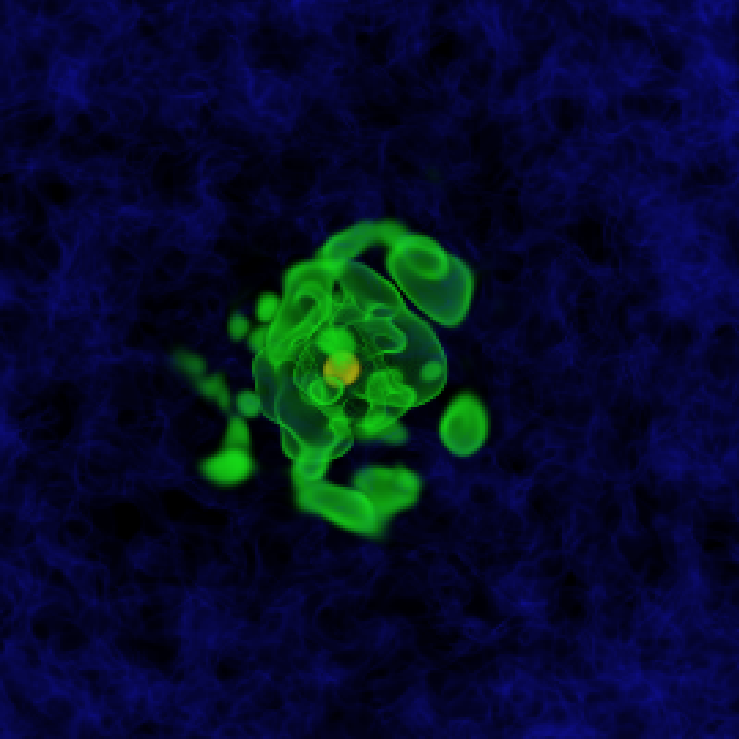

The Python source for this figure:
import numpy as np
import matplotlib.pyplot as plt
import h5py as h5
from scipy.interpolate import interpn
import time

"""
Create Your Own Volume Rendering (With Python)
Philip Mocz (2020) Princeton Univeristy, @PMocz

Simulate the Schrodinger-Poisson system with the Spectral method
"""

def transferFunction(x):
	
	r = 1.0*np.exp( -(x - 9.0)**2/1.0 ) +  0.1*np.exp( -(x - 3.0)**2/0.1 ) +  0.1*np.exp( -(x - -3.0)**2/0.5 )
	g = 1.0*np.exp( -(x - 9.0)**2/1.0 ) +  1.0*np.exp( -(x - 3.0)**2/0.1 ) +  0.1*np.exp( -(x - -3.0)**2/0.5 )
	b = 0.1*np.exp( -(x - 9.0)**2/1.0 ) +  0.1*np.exp( -(x - 3.0)**2/0.1 ) +  1.0*np.exp( -(x - -3.0)**2/0.5 )
	a = 0.6*np.exp( -(x - 9.0)**2/1.0 ) +  0.1*np.exp( -(x - 3.0)**2/0.1 ) + 0.01*np.exp( -(x - -3.0)**2/0.5 )
	
	return r,g,b,a


def main():
	""" Volume Rendering """
	
	# Load Datacube
	f = h5.File('datacube.hdf5', 'r')
	datacube = np.array(f['density'])
	
	# Datacube Grid
	Nx, Ny, Nz = datacube.shape
	x = np.linspace(-Nx/2, Nx/2, Nx)
	y = np.linspace(-Ny/2, Ny/2, Ny)
	z = np.linspace(-Nz/2, Nz/2, Nz)
	points = (x, y, z)
	
	t0 = time.time()
	
	# Do Volume Rendering at Different Veiwing Angles
	Nangles = 10
	for i in range(Nangles):
		
		print('Rendering Scene ' + str(i+1) + ' of ' + str(Nangles) + '.\n')
	
		# Camera Grid / Query Points -- rotate camera view
		angle = np.pi/2 * i / Nangles
		N = 180
		c = np.linspace(-N/2, N/2, N)
		qx, qy, qz = np.meshgrid(c,c,c)
		qxR = qx
		qyR = qy * np.cos(angle) - qz * np.sin(angle) 
		qzR = qy * np.sin(angle) + qz * np.cos(angle)
		qi = np.array([qxR.ravel(), qyR.ravel(), qzR.ravel()]).T
		
		# Interpolate onto Camera Grid
		camera_grid = interpn(points, datacube, qi, method='linear').reshape((N,N,N))
		
		# Do Volume Rendering
		image = np.zeros((camera_grid.shape[1],camera_grid.shape[2],3))
	
		for dataslice in camera_grid:
			r,g,b,a = transferFunction(np.log(dataslice))
			image[:,:,0] = a*r + (1-a)*image[:,:,0]
			image[:,:,1] = a*g + (1-a)*image[:,:,1]
			image[:,:,2] = a*b + (1-a)*image[:,:,2]
		
		image = np.clip(image,0.0,1.0)
		
		# Plot Volume Rendering
		plt.figure(figsize=(4,4), dpi=80)
		
		plt.imshow(image)
		plt.axis('off')
		
		# Save figure
		plt.savefig('render/volumerender' + str(i) + '.png',dpi=240,  bbox_inches='tight', pad_inches = 0)
	
	
	print(f"time {(time.time() - t0)} s")

	# Plot Simple Projection -- for Comparison
	plt.figure(figsize=(4,4), dpi=80)
	
	plt.imshow(np.log(np.mean(datacube,0)), cmap = 'viridis')
	plt.clim(-5, 5)
	plt.axis('off')
	
	# Save figure
	plt.savefig('render/projection.png',dpi=240,  bbox_inches='tight', pad_inches = 0)
	plt.show()
	

	return 0
	


  
if __name__== "__main__":
  main()
